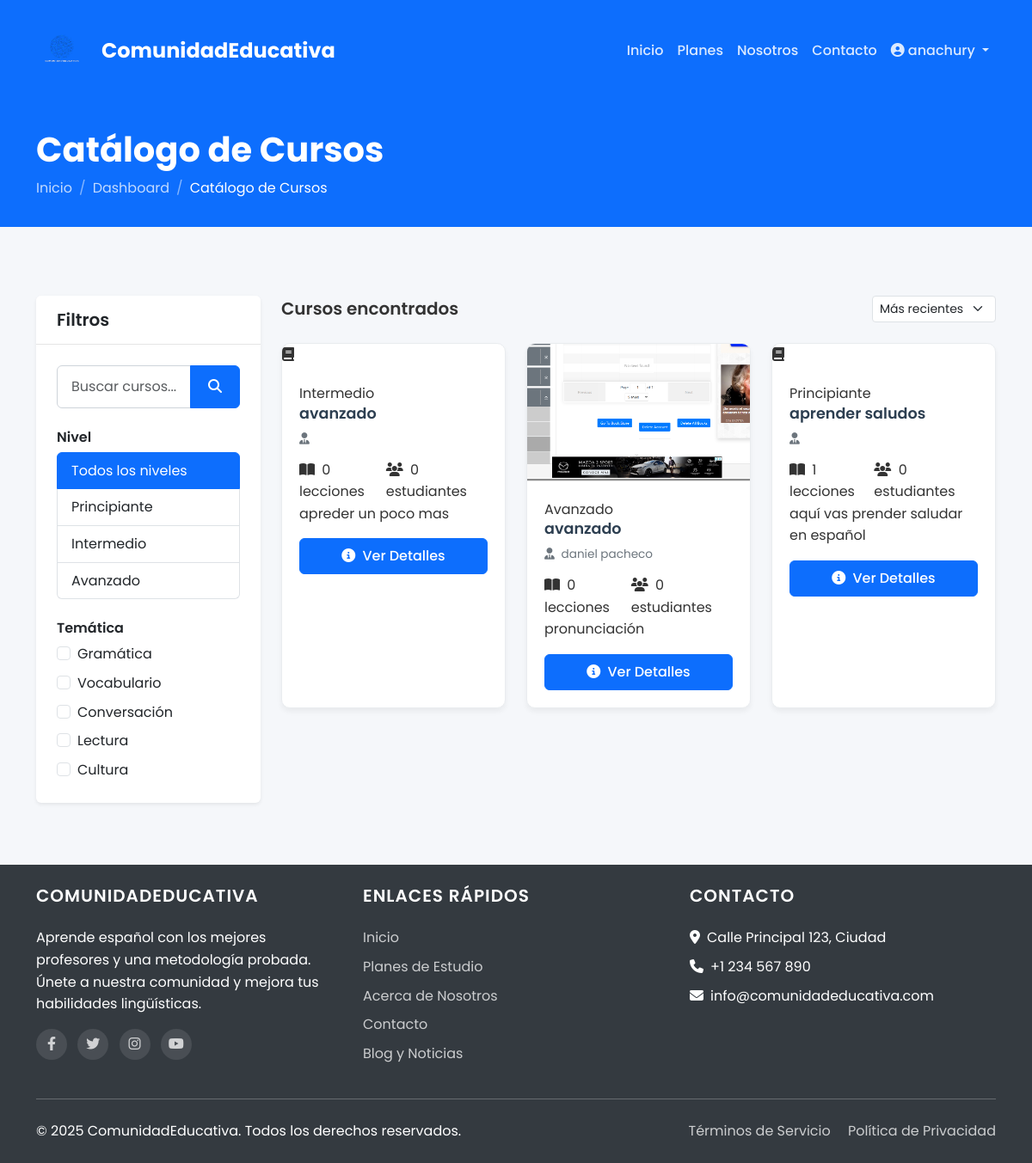
The app's page /estudiantes/cursos/ (signed in), older data.
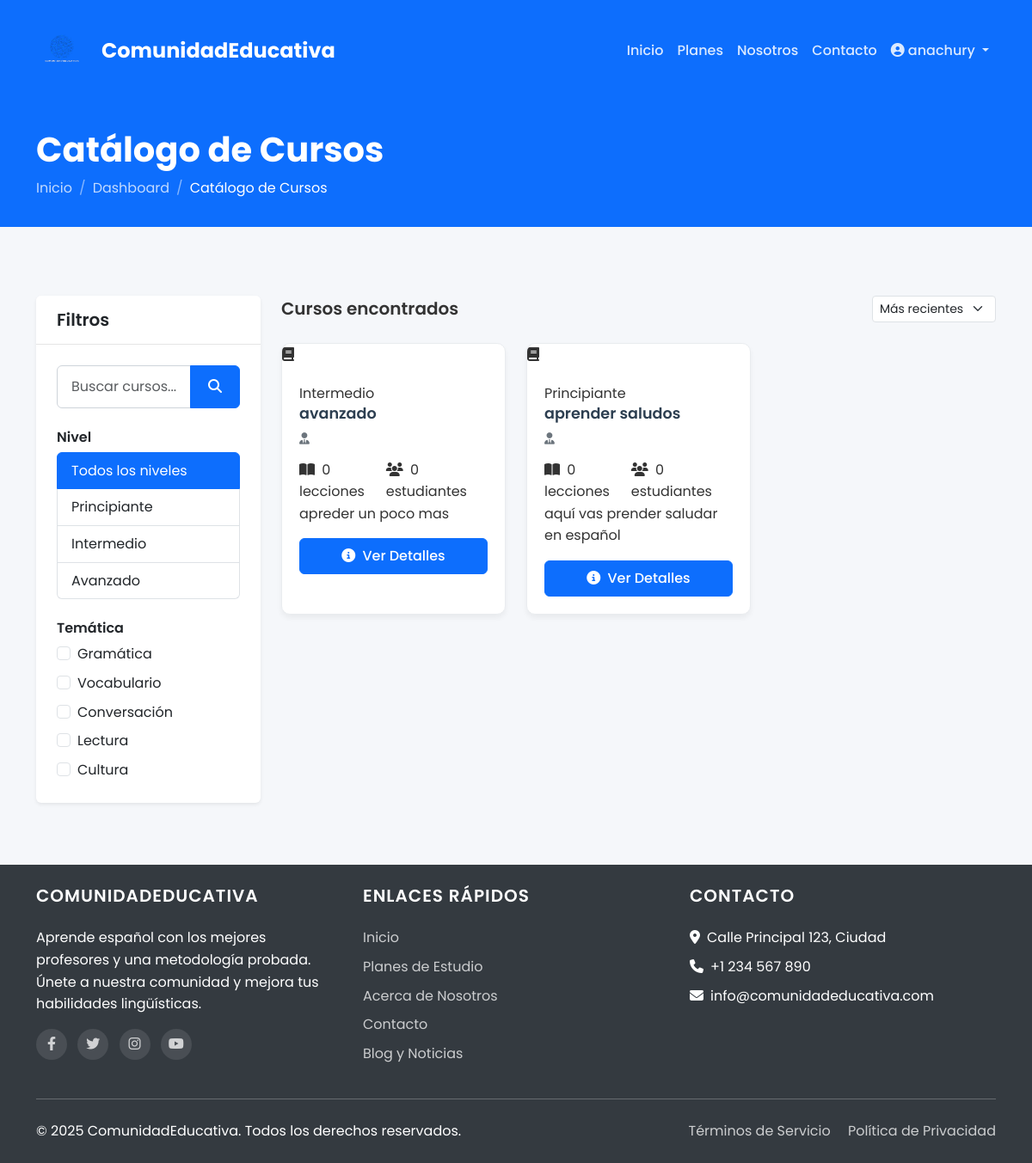
The same page, newer data.
### appProfesores/models.py (models this page shows, shortened)
class Curso(models.Model):
    titulo = models.CharField(max_length=200)
    descripcion = models.TextField()
    profesor = models.ForeignKey(User, on_delete=models.CASCADE, related_name="cursos_creados")
    nivel_plan = models.ForeignKey(Plan, on_delete=models.CASCADE, related_name="cursos")
    fecha_creacion = models.DateTimeField(default=timezone.now)
    imagen = models.ImageField(upload_to="cursos/", blank=True, null=True)
    activo = models.BooleanField(default=True)
    class Meta:
        verbose_name: ClassVar[str] = "Curso"
        verbose_name_plural: ClassVar[str] = "Cursos"
        ordering: ClassVar[list[str]] = ["-fecha_creacion"]

### appComunidad/models.py (models this page shows, shortened)
class Plan(models.Model):
    class Nivel(models.TextChoices):
        PRINCIPIANTE = "principiante", _("Principiante")
        INTERMEDIO = "intermedio", _("Intermedio")
        AVANZADO = "avanzado", _("Avanzado")
    nombre = models.CharField(_("Nombre"), max_length=100)
    descripcion = models.TextField(_("Descripción"))
    nivel = models.CharField(
        _("Nivel"),
        max_length=20,
        choices=Nivel.choices,
        default=Nivel.PRINCIPIANTE,
    )
    precio = models.DecimalField(
        _("Precio"),
        max_digits=10,
        decimal_places=2,
    )
    duracion_meses = models.PositiveIntegerField(
        _("Duración (meses)"),
        default=1,
    )
    class Meta:
        verbose_name = _("Plan")
        verbose_name_plural = _("Planes")

### appEstudiantes/views.py (the view)
# urls.py: path("cursos/", views.CursoListView.as_view(), name="cursos"),
class CursoListView(LoginRequiredMixin, ListView):
    model = Curso
    template_name: str = "appEstudiantes/cursos.html"
    context_object_name: str = "cursos"
    paginate_by: int = 9
    def get_queryset(self) -> QuerySet[Curso]:
        queryset = super().get_queryset().filter(activo=True)
        query = self.request.GET.get("q")
        if query:
            queryset = queryset.filter(
                Q(titulo__icontains=query) | Q(descripcion__icontains=query),
            )
        orden = self.request.GET.get("orden", "recientes")
        if orden == "antiguos":
            queryset = queryset.order_by("fecha_creacion")
        elif orden == "a-z":
            queryset = queryset.order_by("titulo")
        elif orden == "z-a":
            queryset = queryset.order_by("-titulo")
        else:  # recientes por defecto
            queryset = queryset.order_by("-fecha_creacion")
        return queryset.select_related("profesor", "nivel_plan")
    def get_context_data(self, **kwargs: object) -> dict[str, Any]:
        context: dict[str, Any] = super().get_context_data(**kwargs)
        context["query"] = self.request.GET.get("q", "")
        context["categoria_actual"] = self.request.GET.get("categoria", "")
        context["orden_actual"] = self.request.GET.get("orden", "fecha_creacion")
        context["categorias"] = []
        return context

### appComunidad/context_processors.py (called while the page is built)
def user_redirect_processor(request: HttpRequest) -> dict[str, str]:
    redirect_url = "appComunidad:index"  # URL por defecto
    if hasattr(request.user, "perfil_estudiante"):
        redirect_url = "appEstudiantes:dashboard"
    elif hasattr(request.user, "perfil_profesor"):
        redirect_url = "appProfesores:dashboard"
    return {
        "login_redirect_url": redirect_url,
    }

### appEstudiantes/templates/appEstudiantes/cursos.html (shortened to what the changed rows need)
{% extends 'base.html' %}
{% block extra_css %}
<link rel="stylesheet" href="/static/css/students.css">
{% endblock %}
{% block content %}
<section class="page-header">
    <div class="container">
        <div class="row">
            <div class="col-12">
                <h1>Catálogo de Cursos</h1>
            </div>
        </div>
    </div>
</section>
<section class="courses-section py-5">
    <div class="container">
        <div class="row">
            <div class="col-lg-9">
                <div class="courses-grid">
                    {% if cursos %}
                        <div class="row g-4">
                            {% for curso in cursos %}
                                <div class="col-md-6 col-lg-4">
                                    <div class="course-card">
                                        {% if curso.imagen %}
                                            <div class="course-image">
                                                <img src="{{ curso.imagen.url }}" alt="{{ curso.titulo }}" class="img-fluid">
                                            </div>
                                        {% else %}
                                            <div class="course-image-placeholder">
                                                <i class="fas fa-book"></i>
                                            </div>
                                        {% endif %}
                                        <div class="course-content">
                                            <div class="course-level {{ curso.nivel_plan.nivel }}">
                                                {{ curso.nivel_plan.get_nivel_display }}
                                            </div>
                                            <h5 class="course-title">{{ curso.titulo }}</h5>
                                            <p class="course-instructor">
                                                <i class="fas fa-user-tie me-1"></i> {{ curso.profesor.get_full_name }}
                                            </p>
                                            <div class="course-stats d-flex justify-content-between">
                                                <span><i class="fas fa-book-open me-1"></i> {{ curso.lecciones.count }} lecciones</span>
                                                <span><i class="fas fa-users me-1"></i> {{ curso.estudiantes_inscritos.count }} estudiantes</span>
                                            </div>
                                            <p class="course-description">{{ curso.descripcion|truncatechars:100 }}</p>
                                            <div class="course-action">
                                                <a href="{% url 'appEstudiantes:curso_detalle' curso.id %}" class="btn btn-primary w-100">
                                                    {% if curso.id in inscripciones %}
                                                        <i class="fas fa-eye me-1"></i> Ver Curso
                                                    {% else %}
                                                        <i class="fas fa-info-circle me-1"></i> Ver Detalles
                                                    {% endif %}
                                                </a>
                                            </div>
                                        </div>
                                    </div>
                                </div>
                            {% endfor %}
                        </div>
                    {% endif %}
                </div>
            </div>
        </div>
    </div>
</section>
{% endblock %}

Row changes from the older to the newer data that the page shows:
removed Curso: imagen (picture), nivel_plan.nivel "Avanzado", titulo "avanzado", profesor.get_full_name "daniel pacheco", lecciones.count "0", estudiantes_inscritos.count "0", descripcion "pronunciación", shows "Ver Detalles"
computed for Curso "aprender saludos": lecciones.count "1" → "0"
